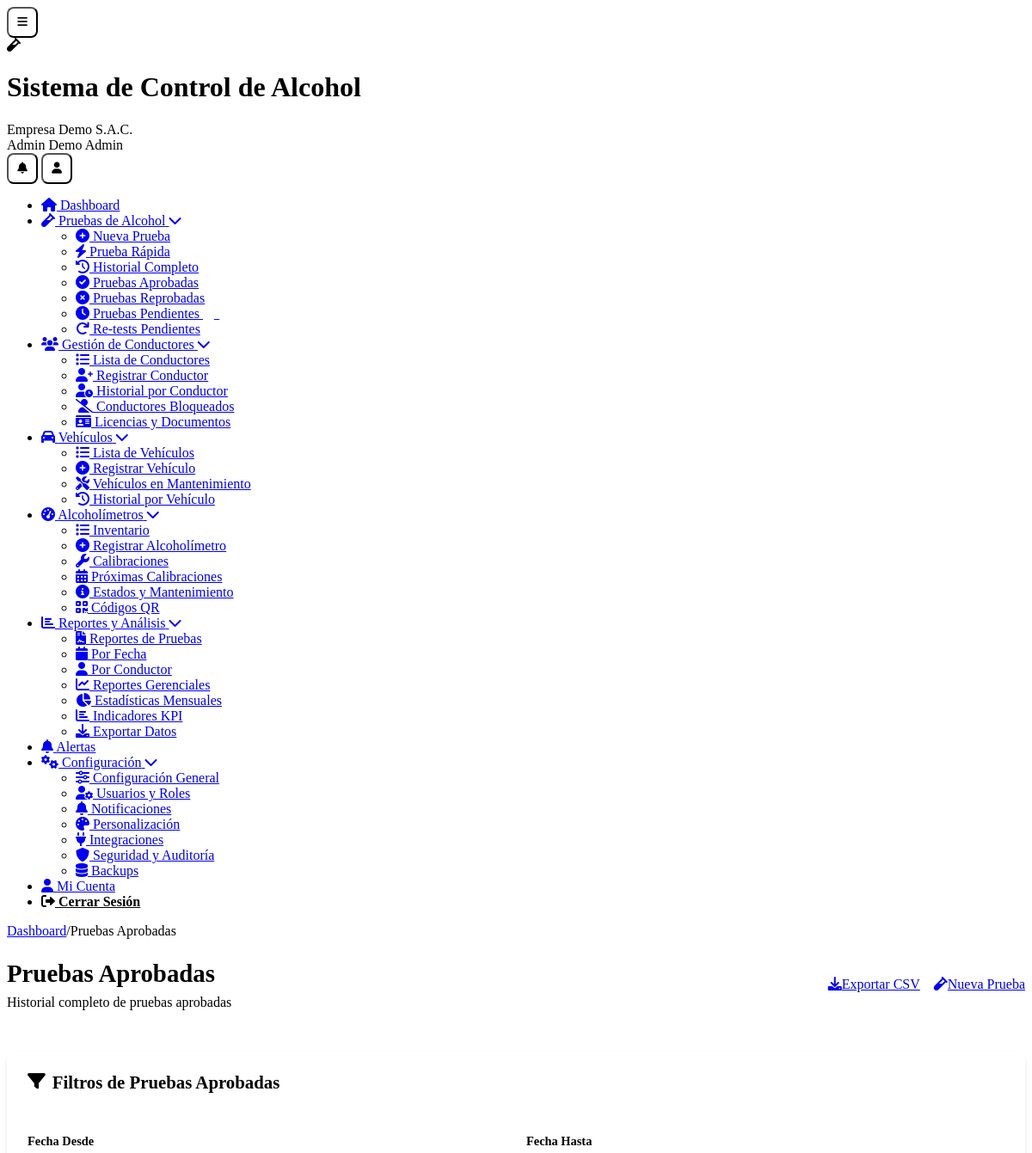
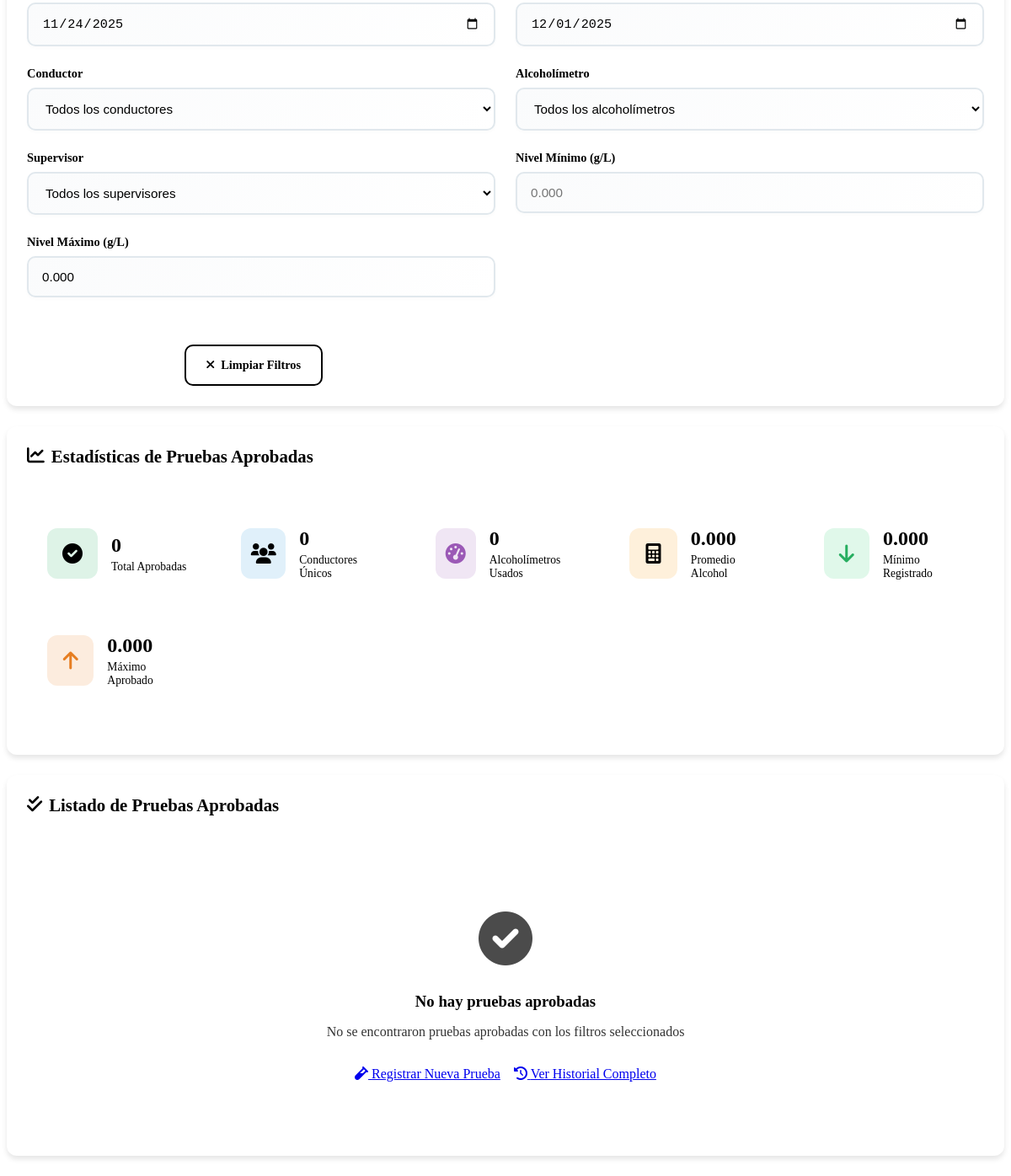
The app's page /pruebas-aprobadas.php (signed in) with its own data (2 pictures, top to bottom).
### tables this page shows
CREATE TABLE `usuarios` (
  `id` int(11) NOT NULL,
  `cliente_id` int(11) DEFAULT NULL,
  `nombre` varchar(100) NOT NULL,
  `apellido` varchar(100) DEFAULT NULL,
  `email` varchar(255) NOT NULL,
  `password` varchar(255) NOT NULL,
  `telefono` varchar(20) DEFAULT NULL,
  `dni` varchar(15) DEFAULT NULL,
  `rol` enum('super_admin','admin','supervisor','operador','conductor','auditor') NOT NULL,
  `foto_perfil` varchar(255) DEFAULT NULL,
  `estado` tinyint(1) DEFAULT 1,
  `ultimo_login` timestamp NULL DEFAULT NULL,
  `token_recuperacion` varchar(100) DEFAULT NULL,
  `fecha_expiracion_token` datetime DEFAULT NULL,
  `intentos_login` int(11) DEFAULT 0,
  `bloqueado_hasta` datetime DEFAULT NULL,
  `fecha_creacion` timestamp NULL DEFAULT current_timestamp()
);

CREATE TABLE `clientes` (
  `id` int(11) NOT NULL,
  `nombre_empresa` varchar(255) NOT NULL,
  `ruc` varchar(20) NOT NULL,
  `direccion` text DEFAULT NULL,
  `telefono` varchar(20) DEFAULT NULL,
  `email_contacto` varchar(255) DEFAULT NULL,
  `plan_id` int(11) NOT NULL,
  `logo` varchar(255) DEFAULT NULL,
  `color_primario` varchar(7) DEFAULT '#2196F3',
  `color_secundario` varchar(7) DEFAULT '#1976D2',
  `fecha_registro` timestamp NULL DEFAULT current_timestamp(),
  `fecha_vencimiento` date DEFAULT NULL,
  `estado` enum('activo','inactivo','suspendido','prueba') DEFAULT 'prueba',
  `token_api` varchar(100) DEFAULT NULL,
  `modo_demo` tinyint(1) DEFAULT 1
);

CREATE TABLE `configuraciones` (
  `id` int(11) NOT NULL,
  `cliente_id` int(11) NOT NULL,
  `limite_alcohol_permisible` decimal(5,3) DEFAULT 0.000,
  `intervalo_retest_minutos` int(11) DEFAULT 15,
  `intentos_retest` int(11) DEFAULT 3,
  `requerir_geolocalizacion` tinyint(1) DEFAULT 1,
  `requerir_foto_evidencia` tinyint(1) DEFAULT 0,
  `requerir_firma_digital` tinyint(1) DEFAULT 1,
  `notificaciones_email` tinyint(1) DEFAULT 1,
  `notificaciones_sms` tinyint(1) DEFAULT 0,
  `notificaciones_push` tinyint(1) DEFAULT 1,
  `timezone` varchar(50) DEFAULT 'America/Lima',
  `idioma` enum('es','en','pt') DEFAULT 'es',
  `formato_fecha` varchar(20) DEFAULT 'd/m/Y',
  `fecha_actualizacion` timestamp NULL DEFAULT current_timestamp() ON UPDATE current_timestamp(),
  `nivel_advertencia` decimal(5,3) DEFAULT 0.025,
  `nivel_critico` decimal(5,3) DEFAULT 0.080,
  `unidad_medida` varchar(10) DEFAULT 'g/L',
  `bloqueo_conductor_horas` int(11) DEFAULT 24,
  `notificar_supervisor_retest` tinyint(1) DEFAULT 1,
  `requerir_aprobacion_supervisor` tinyint(1) DEFAULT 0,
  `requerir_observaciones` tinyint(1) DEFAULT 0,
  `tiempo_maximo_prueba_minutos` int(11) DEFAULT 10,
  `distancia_maxima_metros` int(11) DEFAULT 500,
  `notificaciones_whatsapp` tinyint(1) DEFAULT 0,
  `email_notificacion` varchar(255) DEFAULT NULL,
  `telefono_notificacion` varchar(20) DEFAULT NULL,
  `emails_adicionales` text DEFAULT NULL,
  `backup_diario` tinyint(1) DEFAULT 1,
  `backup_semanal` tinyint(1) DEFAULT 1,
  `backup_mensual` tinyint(1) DEFAULT 0,
  `retencion_dias` int(11) DEFAULT 30,
  `observaciones` text NOT NULL
);

### pruebas-aprobadas.php (the view, shortened to what the rows shown need)
<?php
require_once __DIR__ . '/includes/Database.php';
$page_title = 'Pruebas Aprobadas';
require_once __DIR__ . '/includes/header.php';
$db = new Database();
$cliente_id = $_SESSION['cliente_id'] ?? 0;
$configuracion = $db->fetchOne("
    SELECT limite_alcohol_permisible, nivel_advertencia, nivel_critico, unidad_medida
    FROM configuraciones
    WHERE cliente_id = ?
", [$cliente_id]);
?>
<div class="content-body">
    <div class="dashboard-header">
        <div class="welcome-section">
            <h1><?php echo $page_title; ?></h1>
        </div>
    </div>
    <div class="crud-container">
        <div class="card">
            <div class="card-body">
                <form method="GET" class="account-form">
                    <div class="form-grid">
                        <div class="form-group">
                            <label for="nivel_min">Nivel Mínimo (<?php echo $configuracion['unidad_medida']; ?>)</label>
                            <input type="number" id="nivel_min" name="nivel_min"
                                   value="<?php echo htmlspecialchars($_GET['nivel_min'] ?? ''); ?>"
                                   step="0.001" min="0" max="<?php echo $configuracion['limite_alcohol_permisible']; ?>"
                                   class="form-control" placeholder="0.000">
                        </div>
                        <div class="form-group">
                            <label for="nivel_max">Nivel Máximo (<?php echo $configuracion['unidad_medida']; ?>)</label>
                            <input type="number" id="nivel_max" name="nivel_max"
                                   value="<?php echo htmlspecialchars($_GET['nivel_max'] ?? ''); ?>"
                                   step="0.001" min="0" max="<?php echo $configuracion['limite_alcohol_permisible']; ?>"
                                   class="form-control" placeholder="<?php echo number_format($configuracion['limite_alcohol_permisible'], 3); ?>">
                        </div>
                    </div>
                </form>
            </div>
        </div>
    </div>
</div>
<?php
require_once __DIR__ . '/includes/footer.php';
?>

### includes/header.php (shortened to what the rows shown need)
<?php
$database = new Database();
$user_id = $_SESSION['user_id'] ?? null;
$user_query = $database->fetchOne("
    SELECT u.*, c.nombre_empresa, c.logo, c.color_primario, c.color_secundario, p.nombre_plan
    FROM usuarios u
    LEFT JOIN clientes c ON u.cliente_id = c.id
    LEFT JOIN planes p ON c.plan_id = p.id
    WHERE u.id = ?
", [$user_id]);
?>
<!DOCTYPE html>
<html lang="es">
<head>
	<link rel="stylesheet" href="<?php echo BASE_URL; ?>/assets/css/simple-style.css">
    <link rel="stylesheet" href="<?php echo BASE_URL; ?>/assets/css/responsive.css">
	<link rel="stylesheet" href="<?php echo BASE_URL; ?>/assets/css/dashboard-enhancements.css">
    <link href="https://cdnjs.cloudflare.com/ajax/libs/font-awesome/6.0.0/css/all.min.css" rel="stylesheet">
</head>
<body>
    <div class="app-container">
        <header class="app-header">
            <div class="header-content">
                <div class="brand-section">
                    <div class="brand-text">
                        <h1 class="app-name"><?php echo SITE_NAME; ?></h1>
                        <span class="client-name"><?php echo htmlspecialchars($user_query['nombre_empresa'] ?? 'Empresa'); ?></span>
                    </div>
                </div>
                <div class="user-menu">
                    <div class="user-info">
                        <span class="user-name"><?php echo htmlspecialchars(($user_query['nombre'] ?? 'Usuario') . ' ' . ($user_query['apellido'] ?? 'Sistema')); ?></span>
                        <span class="user-role"><?php echo ucfirst(str_replace('_', ' ', $user_query['rol'] ?? 'usuario')); ?></span>
                    </div>
                </div>
            </div>
        </header>
        <div class="main-content">
            <main class="content-area">
                <div class="content-body">

### records on screen
usuarios: cliente.nombre_empresa "Empresa Demo S.A.C.", nombre+apellido "Admin Demo", rol "Admin"
configuraciones: unidad_medida "g/L", nivel_min "0.000"

### other values on screen
SITE_NAME "Sistema de Control de Alcohol"
$crumb "Dashboard"
$crumb "Pruebas Aprobadas"
$page_title "Pruebas Aprobadas"
$estadisticas['total_aprobadas'] "0"
$estadisticas['conductores_unicos'] "0"
$estadisticas['alcoholimetros_utilizados'] "0"
$estadisticas['promedio_alcohol'] "0.000"
$estadisticas['minimo_alcohol'] "0.000"
$estadisticas['maximo_alcohol'] "0.000"
